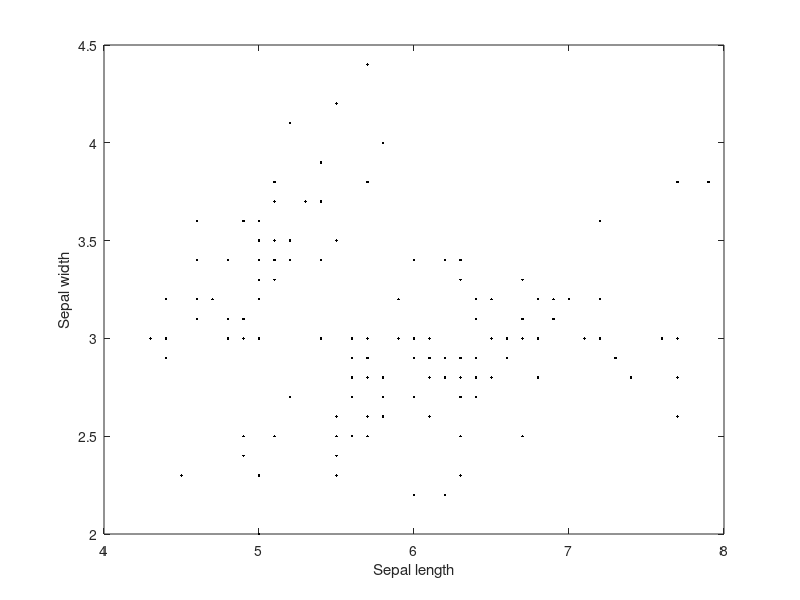
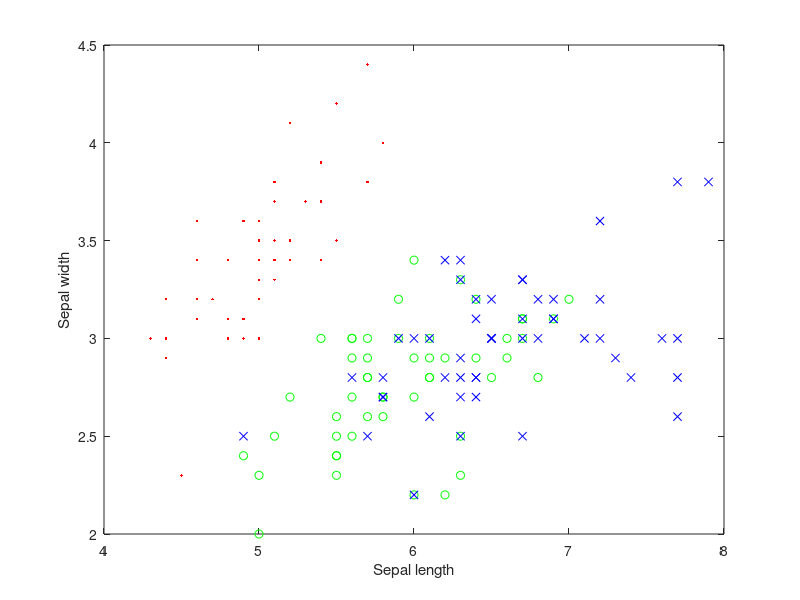
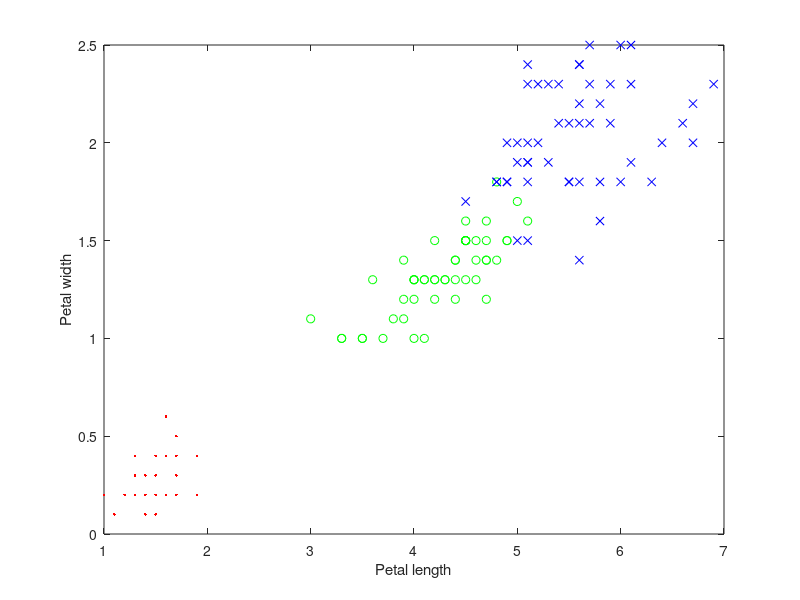

These figures' MATLAB source, in order:
%clear: 작업공간의 변수를 모두 지워라 / close all: 그림이 떠 있다면 다 지워라
%/ clc: 명령창에 있는 것들을 다 지워라
clear; close all; clc;

%불꽃 데이터 불러오기
%meas 1열: sepal length
%meas 2열: sepal width
%meas 3열: petal length
%meas 4열: petal width
%species: 꽃 종류

load fisheriris;

%% 특징그려보기 (sepal length, width)
figure;
plot(meas(:,1), meas(:,2), 'k.');
xlabel('Sepal length');
ylabel('Sepal width');

%%각 종을 숫자로 표현 1: setosa, 2: versicolor, 3: virginica
spcs2num = [];
for k=1:1:length(species)
    if strcmp(species(k), 'setosa') == 1
        spcs2num(k,1) = 1;
    elseif strcmp(species(k), 'versicolor') == 1
        spcs2num(k,1) = 2;
    elseif strcmp(species(k), 'virginica') == 1
        spcs2num(k,1) = 3;
    end
end

%% 종별로 다른 색으로 그려보기
idx1 = find(spcs2num == 1); %setosa만 찾기
idx2 = find(spcs2num == 2); %versicolor만 찾기
idx3 = find(spcs2num == 3); %virginica만 찾기

figure;
plot(meas(idx1,1), meas(idx1,2), 'r.'); hold on; %setosa는 빨간색 점으로
plot(meas(idx2,1), meas(idx2,2), 'go'); hold on; %versicolor는 녹색 동그라미로으로
plot(meas(idx3,1), meas(idx3,2), 'bx'); hold on; %virginica는 파란색 x로
xlabel('Sepal length');
ylabel('Sepal width');

figure;
plot(meas(idx1,3), meas(idx1,4), 'r.'); hold on; %setosa는 빨간색으로
plot(meas(idx2,3), meas(idx2,4), 'go'); hold on; %versicolor는 녹색으로
plot(meas(idx3,3), meas(idx3,4), 'bx'); hold on; %virginica는 파란색으로
xlabel('Petal length');
ylabel('Petal width');

%%학습데이터와 평가데이터 나누기
%두개의 그룹만 만저 나눠봅시다 versicolor vs. virginca
%오늘은 편의상 아래와 같이나누겠음
% 1~50: sttosa, 51~100: versicolor, 101~ `50: virginica
%학습데이터. 71~100: versicolor, 121~150: virginioca 총 60개
%평가데이터. 51~70: versicolor, 101~120: virginica 총 40개
tr_id = [71:1:100 121:1:150];
Training_data = meas(tr_id,:);
Training_label = spcs2num(tr_id);

ts_id = [51:1:70 101:1:120];
Test_data = meas(ts_id,:);
Test_label = spcs2num(ts_id,:);
